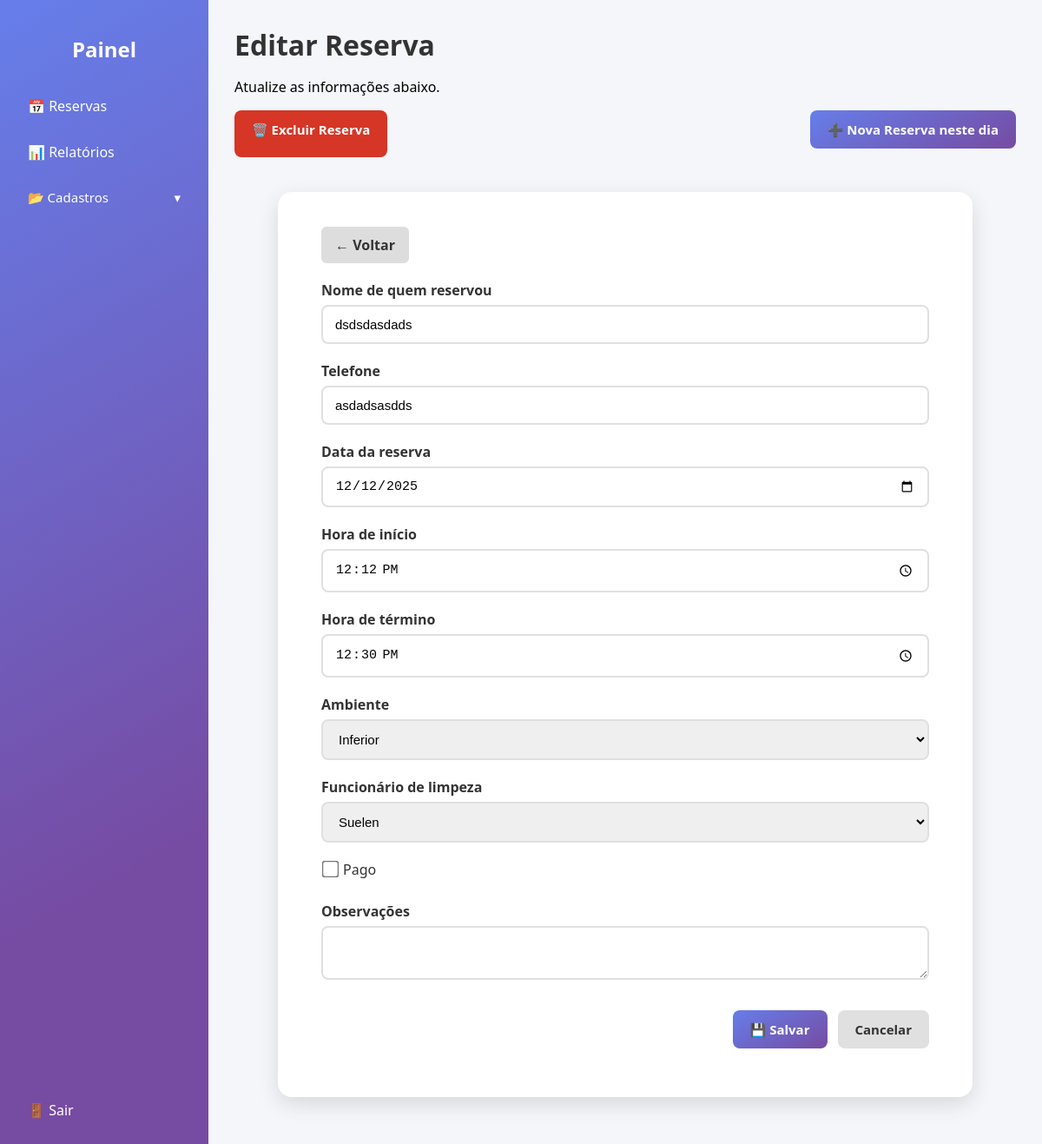
The app's page /reservas/edit.php?id=5 (signed in) with its own data.
### tables this page shows
CREATE TABLE `reservas` (
  `id_reserva` int(11) NOT NULL,
  `id_usuario` int(11) NOT NULL,
  `nome_reserva` varchar(100) NOT NULL,
  `telefone_reserva` varchar(20) DEFAULT NULL,
  `data_reserva` date NOT NULL,
  `hora_inicio` time NOT NULL,
  `hora_fim` time NOT NULL,
  `id_ambiente` int(11) NOT NULL,
  `id_funcionario` int(11) DEFAULT NULL,
  `pago` tinyint(1) DEFAULT 0,
  `observacoes` text DEFAULT NULL
);

CREATE TABLE `ambientes` (
  `id_ambiente` int(11) NOT NULL,
  `nome_ambiente` varchar(100) NOT NULL,
  `capacidade` int(11) DEFAULT NULL,
  `descricao` text DEFAULT NULL,
  `observacoes` text DEFAULT NULL,
  `ativo` tinyint(1) DEFAULT 1
);

CREATE TABLE `funcionarios` (
  `id_funcionario` int(11) NOT NULL,
  `nome_completo` varchar(100) NOT NULL,
  `data_nascimento` date DEFAULT NULL,
  `telefone` varchar(20) DEFAULT NULL,
  `observacoes` text DEFAULT NULL,
  `ativo` tinyint(1) DEFAULT 1
);

### reservas/edit.php (the view, shortened to what this page needs)
<?php
include '../includes/db.php';
include "../includes/header.php";
$id = intval($_GET['id']);
$sql = "SELECT * FROM reservas WHERE id_reserva = ?";
$stmt = $conn->prepare($sql);
$stmt->bind_param("i", $id);
$stmt->execute();
$reserva = $stmt->get_result()->fetch_assoc();
$ambientes = $conn->query("SELECT id_ambiente, nome_ambiente FROM ambientes WHERE ativo = 1 ORDER BY nome_ambiente");
$funcionarios = $conn->query("SELECT id_funcionario, nome_completo FROM funcionarios WHERE ativo = 1 ORDER BY nome_completo");
?>
<div class="painel-container">
    <?php include '../includes/sidebar.php'; ?>
    <main class="conteudo">
        <div class="painel-header">
            <h1>Editar Reserva</h1>
            <p>Atualize as informações abaixo.</p>
        </div>
        <div class="form-botoes" style="justify-content: space-between; margin-bottom: 20px;">
            <a href="#"
            class="btn btn-excluir btnpopup"
            data-id="<?= $reserva['id_reserva'] ?>">
            🗑️ Excluir Reserva
            </a>
            <a href="./create.php?data=<?= $reserva['data_reserva'] ?>"
            class="btn btn-novo">
            ➕ Nova Reserva neste dia
            </a>
        </div>
        <div class="cadastro-area">
            <a href="./index.php" class="btn-voltar">← Voltar</a>
            <form method="POST" class="form-cadastro">
                <div class="form-grupo">
                    <label>Nome de quem reservou</label>
                    <input type="text" name="nome_reserva" value="<?= htmlspecialchars($reserva['nome_reserva']) ?>" required>
                </div>
                <div class="form-grupo">
                    <label>Telefone</label>
                    <input type="text" name="telefone_reserva" value="<?= htmlspecialchars($reserva['telefone_reserva']) ?>">
                </div>
                <div class="form-grupo">
                    <label>Data da reserva</label>
                    <input type="date" name="data_reserva" value="<?= $reserva['data_reserva'] ?>" required>
                </div>
                <div class="form-grupo">
                    <label>Hora de início</label>
                    <input type="time" name="hora_inicio" value="<?= $reserva['hora_inicio'] ?>" required>
                </div>
                <div class="form-grupo">
                    <label>Hora de término</label>
                    <input type="time" name="hora_fim" value="<?= $reserva['hora_fim'] ?>" required>
                </div>
                <div class="form-grupo">
                    <label>Ambiente</label>
                    <select name="id_ambiente" required>
                        <?php while ($a = $ambientes->fetch_assoc()): ?>
                            <option value="<?= $a['id_ambiente'] ?>"
                                <?= $a['id_ambiente'] == $reserva['id_ambiente'] ? 'selected' : '' ?>>
                                <?= $a['nome_ambiente'] ?>
                            </option>
                        <?php endwhile; ?>
                    </select>
                </div>
                <div class="form-grupo">
                    <label>Funcionário de limpeza</label>
                    <select name="id_funcionario">
                        <?php while ($f = $funcionarios->fetch_assoc()): ?>
                            <option value="<?= $f['id_funcionario'] ?>"
                                <?= $f['id_funcionario'] == $reserva['id_funcionario'] ? 'selected' : '' ?>>
                                <?= $f['nome_completo'] ?>
                            </option>
                        <?php endwhile; ?>
                    </select>
                </div>
                <div class="form-grupo checkbox">
                    <label>
                        <input type="checkbox" name="pago" <?= $reserva['pago'] ? 'checked' : '' ?>> Pago
                    </label>
                </div>
                <div class="form-grupo">
                    <label>Observações</label>
                    <textarea name="observacoes"><?= htmlspecialchars($reserva['observacoes']) ?></textarea>
                </div>
                <div class="form-botoes">
                    <button type="submit" class="btn btn-salvar">💾 Salvar</button>
                    <a href="./index.php" class="btn btn-cancelar">Cancelar</a>
                </div>
            </form>
        </div>
    </main>
</div>
<?php include "../includes/footer.php"; ?>

### assets/css/painel.css (style rules this page uses)
body { font-family: "Segoe UI", Tahoma, Geneva, Verdana, sans-serif; background-color: #f4f6fa; margin: 0; display: flex; min-height: 100vh; overflow: hidden; }
.painel-container { display: flex; width: 100%; height: 100vh; overflow: hidden; }
.conteudo { flex: 1; overflow-y: auto; height: 100vh; padding: 30px; box-sizing: border-box; }
.painel-header { display: block; align-items: center; justify-content: space-between; gap: 10px; }
.painel-header h1 { margin: 0; color: #333; }
a, button { font-family: "Segoe UI", Tahoma, Geneva, Verdana, sans-serif; }

### assets/css/crud.css (style rules this page uses)
.btn-editar, .btn-excluir, .btn-novo { display: inline-block; padding: 8px 16px; border-radius: 8px; font-size: 14px; font-weight: 600; text-decoration: none; transition: all 0.2s ease; cursor: pointer; }
.btn-excluir { background: #d53625; color: white; }
.btn-novo { background: linear-gradient(150deg, #667eea 0%, #764ba2 100%); color: white; margin-bottom: 10px; float: right; }
.cadastro-area { background: white; padding: 40px 50px; border-radius: 16px; box-shadow: 0 8px 25px rgba(0, 0, 0, 0.12); max-width: 700px; margin: 40px auto; }
.form-cadastro { display: flex; flex-direction: column; gap: 20px; }
.form-cadastro .form-grupo { display: flex; flex-direction: column; }
.form-cadastro .form-grupo label { font-weight: 600; color: #333; margin-bottom: 6px; }
.form-cadastro .form-grupo input, .form-cadastro .form-grupo select, .form-cadastro .form-grupo textarea { padding: 12px 14px; border: 2px solid #e0e0e0; border-radius: 8px; font-size: 15px; transition: border-color 0.3s, box-shadow 0.3s; }
.form-cadastro .form-grupo.checkbox label { display: flex; align-items: center; font-weight: 500; color: #333; }
.form-cadastro .form-grupo.checkbox input[type=checkbox] { margin-right: 8px; transform: scale(1.5); }
.form-botoes { display: flex; flex-wrap: wrap; justify-content: flex-end; gap: 12px; margin-top: 15px; }
.form-botoes .btn { padding: 12px 20px; border-radius: 8px; font-size: 15px; font-weight: 600; text-decoration: none; transition: all 0.2s ease; cursor: pointer; border: none; }
.form-botoes .btn.btn-salvar { background: linear-gradient(150deg, #667eea 0%, #764ba2 100%); color: white; }
.form-botoes .btn.btn-cancelar { background: #e0e0e0; color: #333; }
.btn-voltar { display: inline-block; margin-bottom: 20px; background: #ddd; color: #333; padding: 10px 16px; border-radius: 6px; font-weight: 600; text-decoration: none; transition: background 0.2s; }

### records on screen
reservas: nome_reserva "dsdsdasdads", telefone_reserva "asdadsasdds", data_reserva "12/12/2025", hora_inicio "12:12:00", hora_fim "12:30:00", id_ambiente "Inferior", id_funcionario "Suelen"
